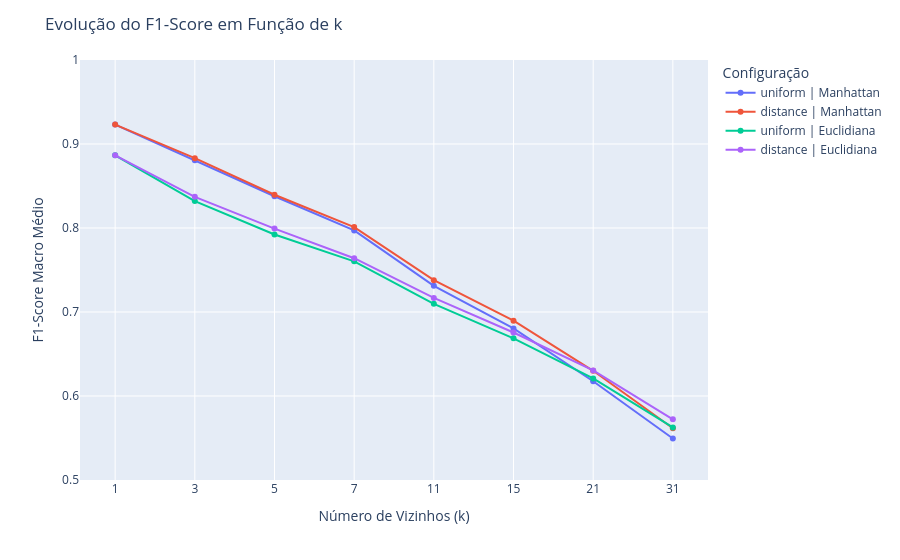

Write notebook code for a chart like this one.
### Code cell
fig_lines = knn.plot_knn_grid_lines(cv_results_knn, range_y=[0.5, 1])
fig_lines.show()

### Figure 1 — Plotly figure (JSON) as saved in the notebook; plotly's stock layout.template omitted (floating-point values rounded to 4 significant figures)
{"data": [{"hovertemplate": "Configuração=uniform | Manhattan<br>Número de Vizinhos (k)=%{x}<br>F1-Score Macro Médio=%{y}<extra></extra>", "legendgroup": "uniform | Manhattan", "line": {"color": "#636efa", "dash": "solid"}, "marker": {"symbol": "circle"}, "mode": "lines+markers", "name": "uniform | Manhattan", "orientation": "v", "showlegend": true, "type": "scatter", "x": [1, 3, 5, 7, 11, 15, 21, 31], "xaxis": "x", "y": [0.9231, 0.8805, 0.8378, 0.7971, 0.7311, 0.6804, 0.6176, 0.5495], "yaxis": "y"}, {"hovertemplate": "Configuração=distance | Manhattan<br>Número de Vizinhos (k)=%{x}<br>F1-Score Macro Médio=%{y}<extra></extra>", "legendgroup": "distance | Manhattan", "line": {"color": "#EF553B", "dash": "solid"}, "marker": {"symbol": "circle"}, "mode": "lines+markers", "name": "distance | Manhattan", "orientation": "v", "showlegend": true, "type": "scatter", "x": [1, 3, 5, 7, 11, 15, 21, 31], "xaxis": "x", "y": [0.9231, 0.8831, 0.8396, 0.8011, 0.7379, 0.6897, 0.63, 0.5616], "yaxis": "y"}, {"hovertemplate": "Configuração=uniform | Euclidiana<br>Número de Vizinhos (k)=%{x}<br>F1-Score Macro Médio=%{y}<extra></extra>", "legendgroup": "uniform | Euclidiana", "line": {"color": "#00cc96", "dash": "solid"}, "marker": {"symbol": "circle"}, "mode": "lines+markers", "name": "uniform | Euclidiana", "orientation": "v", "showlegend": true, "type": "scatter", "x": [1, 3, 5, 7, 11, 15, 21, 31], "xaxis": "x", "y": [0.8866, 0.832, 0.7923, 0.7603, 0.7097, 0.6686, 0.6209, 0.5625], "yaxis": "y"}, {"hovertemplate": "Configuração=distance | Euclidiana<br>Número de Vizinhos (k)=%{x}<br>F1-Score Macro Médio=%{y}<extra></extra>", "legendgroup": "distance | Euclidiana", "line": {"color": "#ab63fa", "dash": "solid"}, "marker": {"symbol": "circle"}, "mode": "lines+markers", "name": "distance | Euclidiana", "orientation": "v", "showlegend": true, "type": "scatter", "x": [1, 3, 5, 7, 11, 15, 21, 31], "xaxis": "x", "y": [0.8866, 0.8371, 0.7993, 0.764, 0.7168, 0.6756, 0.6305, 0.5722], "yaxis": "y"}], "layout": {"hovermode": "x unified", "legend": {"title": {"text": "Configuração"}, "tracegroupgap": 0}, "margin": {"t": 60}, "title": {"text": "Evolução do F1-Score em Função de k"}, "xaxis": {"anchor": "y", "domain": [0, 1], "title": {"text": "Número de Vizinhos (k)"}, "type": "category"}, "yaxis": {"anchor": "x", "domain": [0, 1], "range": [0.5, 1], "title": {"text": "F1-Score Macro Médio"}}}}
